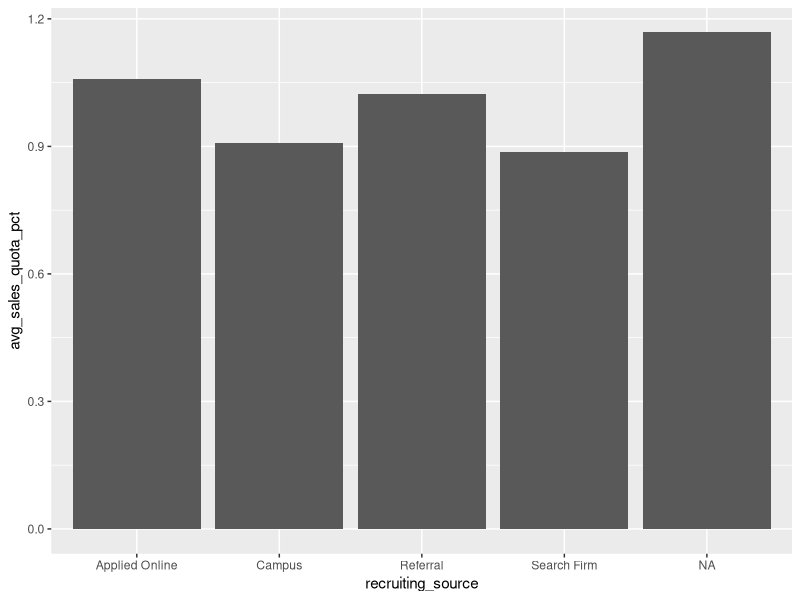
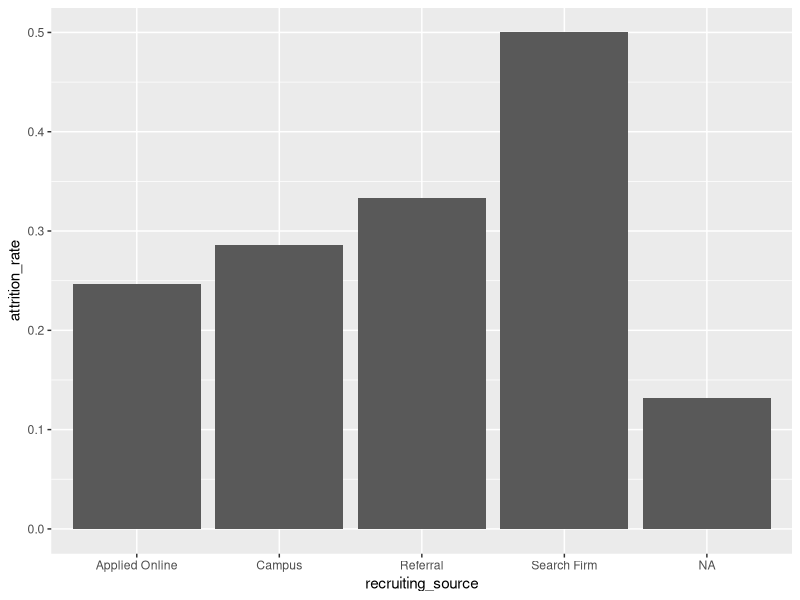
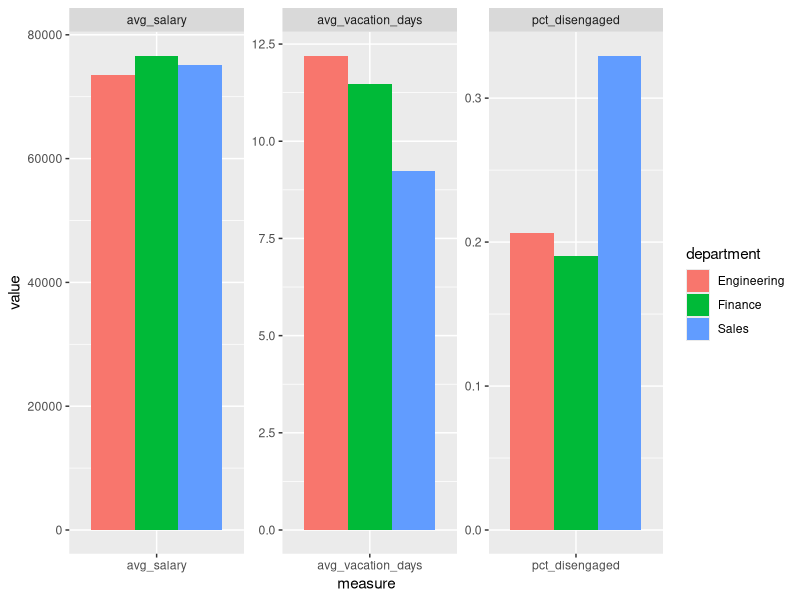
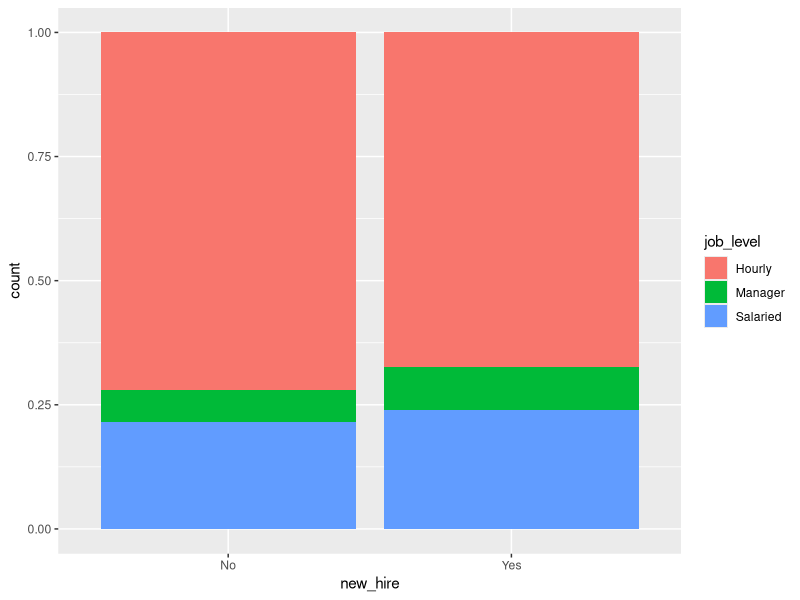
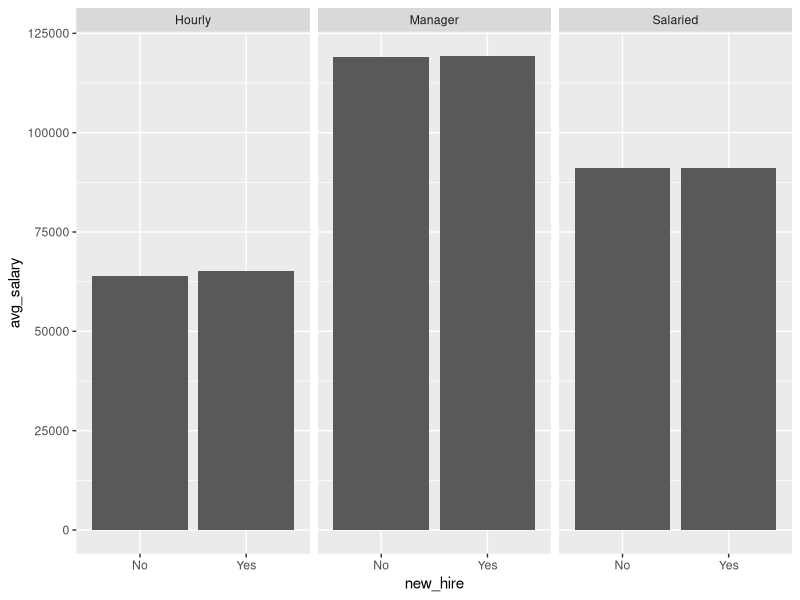
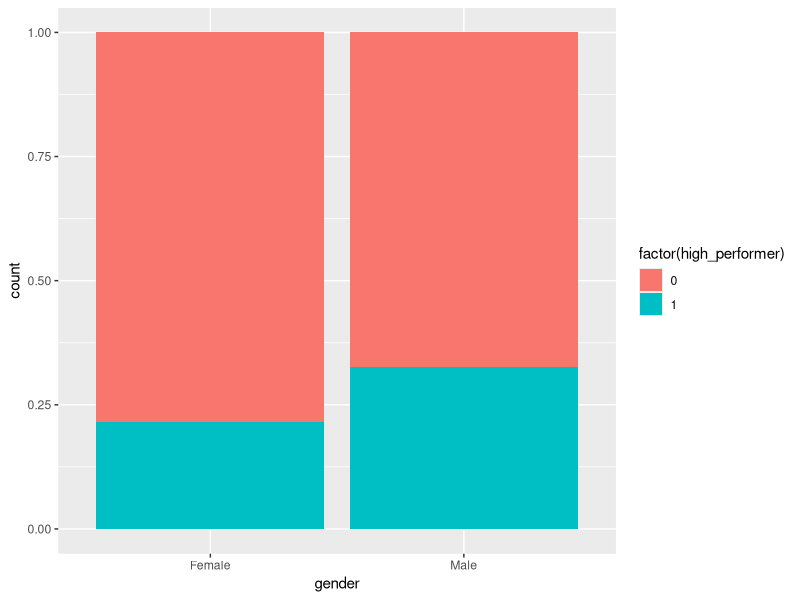
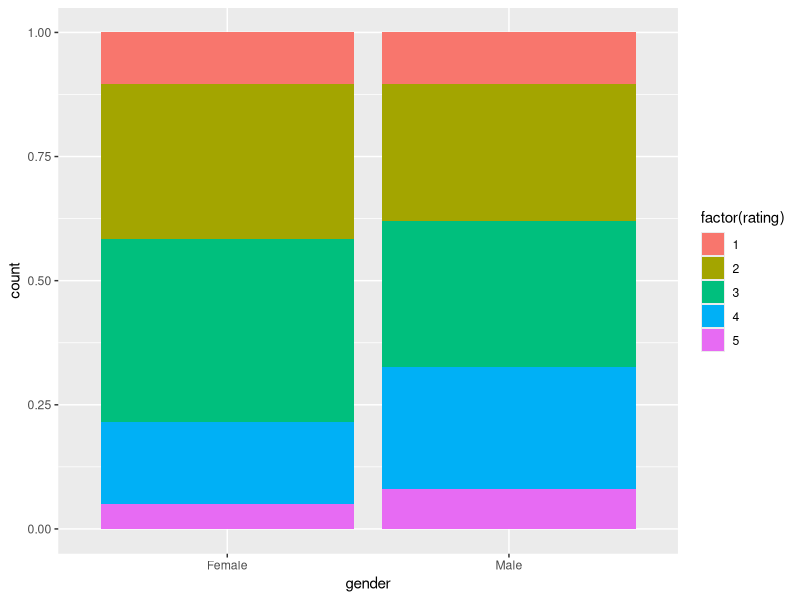
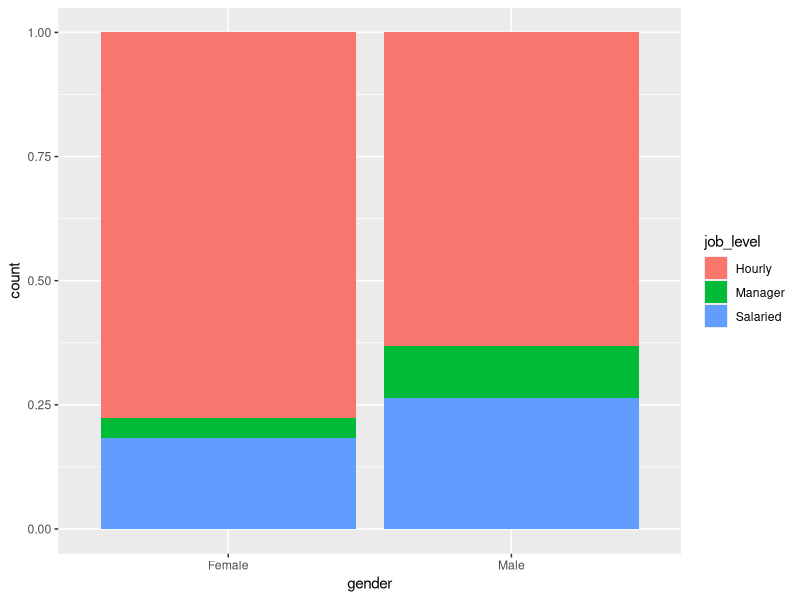

The R script that drew these images, in order:
## ---- chunk 1
knitr::opts_chunk$set(echo = TRUE)
## ---- chunk 2
library(readr)
library(dplyr)
library(ggplot2)
library(tidyr)
library(broom)
## ---- chunk 3
recruitment <- read_csv("recruitment_data.csv")
head(recruitment)

## ---- chunk 4
recruitment %>% 
  count(recruiting_source)

## ---- chunk 5
avg_sales <- recruitment %>%
  group_by(recruiting_source) %>% 
  summarize(avg_sales_quota_pct = mean(sales_quota_pct)) %>%
  arrange(desc(avg_sales_quota_pct))
avg_sales

## ---- chunk 6
avg_attrition <- recruitment %>%
  group_by(recruiting_source) %>% 
  summarize(attrition_rate = mean(attrition)) %>% 
  arrange(desc(attrition_rate))
avg_attrition
## ---- chunk 7
ggplot(avg_sales, aes(x = recruiting_source, y = avg_sales_quota_pct)) +
  geom_col()

ggplot(avg_attrition, aes(x = recruiting_source, y = attrition_rate)) +
  geom_col()
## ---- chunk 8
survey <- read_csv("survey_data.csv")
survey
## ---- chunk 9
survey %>% 
  count(department)


survey %>%
  group_by(department) %>%
  summarize(avg_engagement = mean(engagement)) %>%
  arrange(desc(avg_engagement))
## ---- chunk 10
survey_disengaged <- survey %>% 
  mutate(disengaged = ifelse(engagement <= 2, 1, 0)) 
survey_disengaged


survey_summary <- survey_disengaged %>% 
  group_by(department) %>% 
  summarize(pct_disengaged = mean(disengaged),
            avg_salary = mean(salary),
            avg_vacation_days = mean(vacation_days_taken))
survey_summary
## ---- chunk 11
survey_summary <- survey_disengaged %>% 
  group_by(department) %>% 
  summarize(pct_disengaged = mean(disengaged),
            avg_salary = mean(salary),
            avg_vacation_days = mean(vacation_days_taken))
survey_summary



survey_gathered <- survey_summary %>% 
  gather(key = "measure", value = "value",
         pct_disengaged, avg_salary, avg_vacation_days)
survey_gathered

ggplot(survey_gathered, aes(measure, value, fill = department)) +
  geom_col(position = "dodge") +
  facet_wrap(~ measure, scales = "free")
## ---- chunk 12
survey_sales <- survey %>%
  mutate(in_sales = ifelse(department == "Sales", "Sales", "Other"))%>%
  mutate(disengaged = ifelse(engagement <= 2, 1, 0)) 



chisq.test(survey_sales$in_sales, survey_sales$disengaged)
## ---- chunk 13
t.test(vacation_days_taken ~ in_sales, data = survey_sales)
## ---- chunk 14
pay <- read_csv("fair_pay.csv")
head(pay)
## ---- chunk 15
pay %>% 
  group_by(new_hire) %>% 
  summarize(avg_salary = mean(salary))
## ---- chunk 16
library(broom)
t.test(salary ~ new_hire, data = pay) %>%
  tidy()
## ---- chunk 17
pay %>% 
  ggplot(aes(x = new_hire, fill = job_level)) +
  geom_bar(position = "fill")
## ---- chunk 18
pay_grouped <- pay %>% 
  group_by(new_hire, job_level) %>% 
  summarize(avg_salary = mean(salary))
pay_grouped


pay_grouped %>%
  ggplot(aes(x = new_hire, y = avg_salary)) +
  geom_col() +
  facet_wrap(~ job_level)
## ---- chunk 19
pay_filter <- pay %>%
  filter(job_level == "Hourly")

t.test(salary ~ new_hire, data = pay_filter) %>%
  tidy()
## ---- chunk 20
model_multiple <- lm(salary ~ new_hire + job_level, data = pay)
model_multiple%>%
  tidy()
## ---- chunk 21
model_multiple <- lm(salary ~ new_hire + department, data = pay)
model_multiple%>%
  tidy()
## ---- chunk 22
hr_data <- read_csv("hr_data.csv")
head(hr_data)
performance_data <- read_csv("performance_data.csv")
head(performance_data)

joined_data <- left_join(hr_data, performance_data, by = "employee_id")
head(joined_data)
## ---- chunk 23
joined_data %>%
  group_by(gender) %>%
  summarize(avg_rating = mean(rating))
## ---- chunk 24
performance <- joined_data %>%  
  mutate(high_performer = ifelse(rating >= 4, 1, 0))
performance
## ---- chunk 25
chisq.test(performance$gender, performance$high_performer)%>% 
  tidy()
## ---- chunk 26
performance %>%
  ggplot(aes(gender, fill = factor(high_performer))) +
  geom_bar(position = "fill")  
## ---- chunk 27
performance %>%
  ggplot(aes(gender, fill = factor(rating))) +
  geom_bar(position = "fill")
## ---- chunk 28
performance %>%
  ggplot(aes(x = gender, fill = job_level)) +
  geom_bar(position = "fill")
## ---- chunk 29
chisq.test(performance$gender, performance$job_level)
## ---- chunk 30
performance %>% 
  ggplot(aes(x = gender, fill = factor(high_performer))) +
  geom_bar(position = "fill") +
  facet_wrap(~ job_level)
## ---- chunk 31
logistic_multiple <- glm(high_performer ~ gender + job_level, family = "binomial", data = performance)
logistic_multiple%>%
  tidy()
## ---- chunk 32
hr_data <- read_csv("hr_2.csv")
accident_data <- read_csv("accident_data.csv")
head(hr_data)
head(accident_data)
hr_joined <- left_join(hr_data, accident_data, by = c("employee_id", "year")) 
head(hr_joined)
## ---- chunk 33
hr_joined <- hr_joined%>%
  mutate(had_accident = ifelse(is.na(accident_type), 0, 1))
## ---- chunk 34
hr_joined %>% 
  group_by(year) %>% 
  summarize(accident_rate = mean(had_accident))
## ---- chunk 35
chisq.test(hr_joined$year, hr_joined$had_accident)
## ---- chunk 36
hr_joined %>% 
  group_by(location) %>%  
  summarize(accident_rate = mean(had_accident)) %>% 
  arrange(desc(accident_rate))
## ---- chunk 37
accident_rates <- hr_joined %>% 
  group_by(location, year) %>% 
  summarize(accident_rate = mean(had_accident))
accident_rates


accident_rates %>% 
  ggplot(aes(factor(year), accident_rate)) +
  geom_col() +
  facet_wrap(~location)
## ---- chunk 38
southfield <- hr_joined %>% 
  filter(location == "Southfield")

southfield %>%
  group_by(year) %>% 
  summarize(average_overtime_hours = mean(overtime_hours))
## ---- chunk 39
t.test(overtime_hours ~ year, data = southfield)
## ---- chunk 40
survey_data <- read_csv("survey_2.csv")
safety <- left_join(hr_joined, survey_data, by = c("year", "employee_id")) %>% 
  mutate(disengaged = ifelse(engagement <= 2, 1, 0), 
         year = factor(year))

safety_southfield <- safety %>% 
  filter(location == "Southfield")
## ---- chunk 41
safety_southfield %>% 
  ggplot(aes(x = year, fill = factor(disengaged))) +
  geom_bar(position = "fill")

chisq.test(safety_southfield$year, safety_southfield$disengaged)
## ---- chunk 42
other_locs <- safety %>% 
  filter(location != "Southfield")
t.test(overtime_hours ~ year, data = other_locs) 

chisq.test(other_locs$year, other_locs$disengaged)
## ---- chunk 43
regression <- glm(had_accident ~ year + disengaged, family = "binomial", data = safety_southfield)
tidy(regression)
